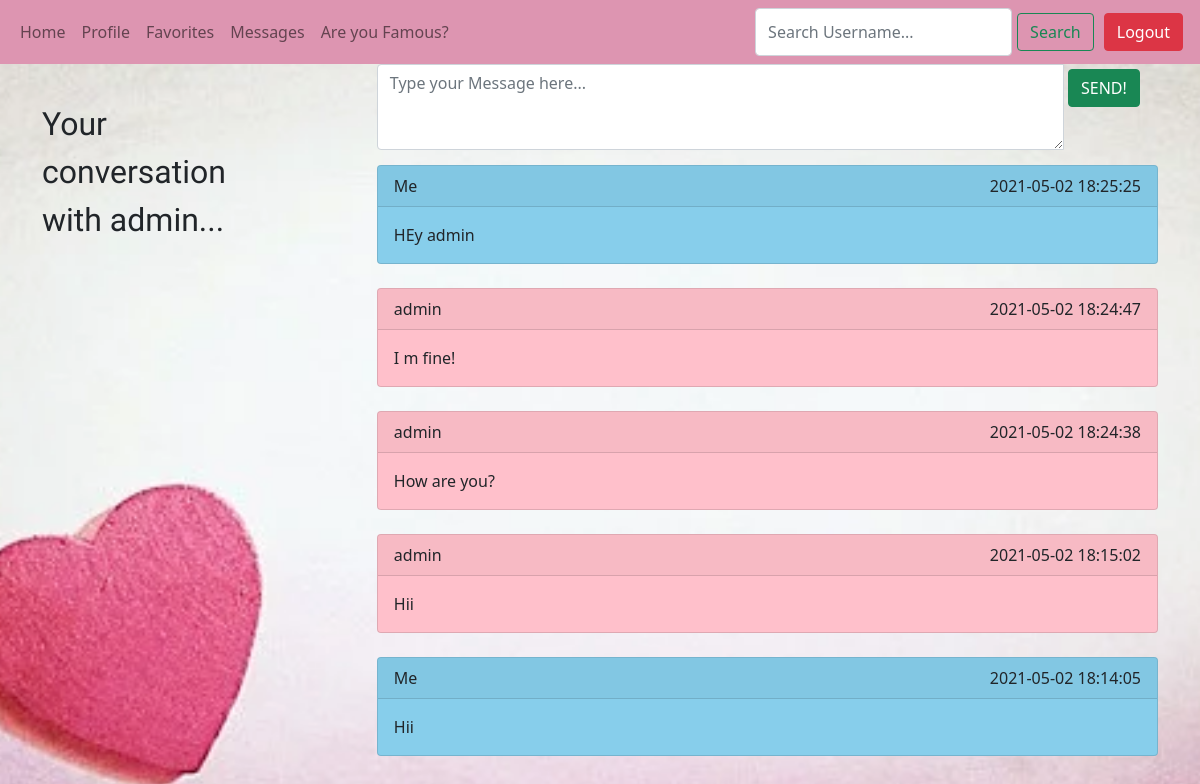
/View/chat.php?username=admin (signed in), run on the app's committed database.
### tables this page shows
CREATE TABLE `chat` (
  `id` int(11) NOT NULL,
  `message` text NOT NULL,
  `senderID` int(11) NOT NULL,
  `receiverID` int(11) NOT NULL,
  `time` datetime NOT NULL,
  `seen` tinyint(1) NOT NULL,
  `type` varchar(20) NOT NULL
);

CREATE TABLE `users` (
  `uid` int(11) NOT NULL,
  `username` varchar(255) NOT NULL,
  `email` varchar(20) NOT NULL,
  `password` varchar(255) NOT NULL,
  `gender` varchar(20) NOT NULL,
  `age` int(200) NOT NULL,
  `city` varchar(100) NOT NULL,
  `membership` varchar(50) NOT NULL,
  `fav` varchar(1000) NOT NULL,
  `bio` text NOT NULL,
  `image` varchar(50) NOT NULL,
  `winks` int(11) NOT NULL
);

### Model/database.php (called while the page is built, shortened)
<?php
require_once "users.php";
require_once "chat.php";
class database
{
    private PDO $connection;
    public function __construct()
    {
        try {
            $this->connection = new PDO(Database::connectionString, Database::username, Database::password);
            $this->connection->setAttribute(PDO::ATTR_ERRMODE, PDO::ERRMODE_EXCEPTION);
        } catch (PDOException $exception) {
            die("Connection failed: {$exception->getMessage()}");
        }
    }
    public function displayMessages(int $senderID, int $receiverID)
    {
        try {
            $query = "SELECT * FROM chat WHERE (receiverID = '{$senderID}' AND senderID = '{$receiverID}') OR (receiverID = '$receiverID' AND senderID = '$senderID') AND type='message' ORDER BY time DESC";
            $result = $this->connection->prepare($query);
            $result->execute();
            $result->setFetchMode(PDO::FETCH_ASSOC);
            $chat = array();
            foreach ($result->fetchAll() as $row) {
                $chats = new chat($row['id'], $row['message'], $row['senderID'], $row['receiverID'], $row['time'], $row['seen'], $row['type']);
                array_push($chat, $chats);
            }
            return $chat;
        } catch (PDOException $exception) {
            echo "ERROR : {$exception->getMessage()}";
        }
    }
    public function profileUid(int $uid)
    {
        try {
            $query = "select * from users where uid = '{$uid}'";
            $statement = $this->connection->prepare($query);
            $statement->execute();
            $statement->setFetchMode(PDO::FETCH_ASSOC);
            foreach ($statement->fetchAll() as $row) {
                $users = new users($row['uid'], $row['username'], $row['email'], $row['password'], $row['gender'], $row['age'], $row['city'], $row['membership'], $row['fav'], $row['bio'], $row['image'], $row['winks']);
                return $users;
            }
        } catch (PDOException $exception) {
            echo "ERROR : {$exception->getMessage()}";
        }
    }
    public function profileUsername(string $username)
    {
        try {
            $query = "select * from users where username = '{$username}'";
            $statement = $this->connection->prepare($query);
            $statement->execute();
            $statement->setFetchMode(PDO::FETCH_ASSOC);
            foreach ($statement->fetchAll() as $row) {
                $users = new users($row['uid'], $row['username'], $row['email'], $row['password'], $row['gender'], $row['age'], $row['city'], $row['membership'], $row['fav'], $row['bio'], $row['image'], $row['winks']);
                return $users;
            }
        } catch (PDOException $exception) {
            echo "ERROR : {$exception->getMessage()}";
        }
    }
}

### Model/users.php (called while the page is built, shortened)
<?php
class users
{
    private $uid;
    private $username = "";
    public function __construct($uid, $username, $email, $password, $gender, $age, $city, $membership, $fav, $bio, $image, $winks)
    {
        $this->uid = $uid;
        $this->username = $username;
    }
    public function getUid()
    {
        return $this->uid;
    }
    public function getUsername()
    {
        return $this->username;
    }
}

### Model/chat.php (the view, shortened to what this page needs)
<?php
class chat
{
    private $message = "";
    private $senderID;
    private $time;
    private $seen;
    private $type;
    public function __construct($id, $message, $senderID, $receiverID, $time, $seen, $type)
    {
        $this->message = $message;
        $this->senderID = $senderID;
        $this->time = $time;
        $this->seen = $seen;
        $this->type = $type;
    }
    public function getMessage()
    {
        return $this->message;
    }
    public function getTime()
    {
        return $this->time;
    }
    public function getSeen()
    {
        return $this->seen;
    }
    public function getType()
    {
        return $this->type;
    }
    public function showMessages()
    {
        if ($this->getType() == 'message') {
            $database = new database();
            $result = $database->profileUid("$this->senderID");
            $sender = $result->getUsername();
            if ($sender == $_SESSION['username']) {
                if ($this->getSeen()) {
                    $style = 'style="background-color: skyblue;"';
                } else {
                    $style = 'style="border: 2px solid skyblue"';
                }
            } else {
                if ($this->getSeen()) {
                    $style = 'style="background-color: pink;"';
                } else {
                    $style = 'style="border: 2px solid pink"';
                }
            }
            if ($sender == $_SESSION['username']) {
                echo '<div class="card"' . $style . '>';
                echo '<div class="card-header">Me<span class="float-end">' . $this->getTime() . '</span></div>';
                echo '<div class="card-body"><p class="card-text">' . $this->getMessage() . '</p></div>';
                echo '</div>';
                echo '<br />';
            } else {
                echo '<div class="card"' . $style . '>';
                echo '<div class="card-header">' . $sender . '<span class="float-end">' . $this->getTime() . '</span></div>';
                echo '<div class="card-body"><p class="card-text">' . $this->getMessage() . '</p></div>';
                echo '</div>';
                echo '<br />';
            }
        }
    }
}

### View/chat.php (shortened to what this page needs)
<?php
require_once '../Controller/config.php';
require_once '../Model/database.php';
require_once '../Model/users.php';
$uid = $_SESSION['uid'];
$database = new Database();
$foundUser = $database->profileUid("$uid");
$username = $foundUser->getUsername();
?>
<!DOCTYPE html>
<html lang="en">
<head>
    <link href="https://cdn.jsdelivr.net/npm/bootstrap@5.0.0-beta3/dist/css/bootstrap.min.css" rel="stylesheet"
>
    <link rel="stylesheet" href="css/chat.css">
</head>
<body>
<header>
    <nav class="navbar navbar-expand-lg navbar-light" style="background-color:#dd95b1 ;">
        <div class="container-fluid">
            <div class="collapse navbar-collapse" id="navbarSupportedContent">
                <ul class="navbar-nav me-auto mb-2 mb-lg-0">
                    <li class="nav-item">
                        <a class="nav-link" href="welcome.php">Home</a>
                    </li>
                    <li class="nav-item">
                        <a class="nav-link" href="profile.php?uid=<?php echo $_SESSION['uid']; ?>">Profile</a>
                    </li>
                    <li class="nav-item">
                        <a class="nav-link" href="favorite.php">Favorites</a>
                    </li>
                    <li class="nav-item ">
                        <a class="nav-link" href="message.php">Messages</a>
                    </li>
                    <li class="nav-item">
                        <a class="nav-link" href="famous.php">Are you Famous?</a>
                    </li>
                </ul>
                <form class="d-flex" method="GET" action="welcome.php">
                    <input class="form-control" name="search" type="search" placeholder="Search Username..."
                           aria-label="Search" id="d-flex-input" required>
                    <button class="btn btn-outline-success" id="d-flex-btn" type="submit">Search</button>
                </form>
                <a href="../Controller/logout.php" style="text-decoration: none">
                    <button class="btn btn-danger collapse navbar-collapse">Logout</button>
                </a>
            </div>
        </div>
    </nav>
</header>
<div class="container">
    <div class="left-info">
        <?php echo "<p id='welcome-me' style='font-size: 32px'>Your conversation with " . $_GET['username'] . "...</p>"; ?>
    </div>
    <div class="right-info">
        <div style="background-color: red">
            <div class="send-messages">
                <form class="form-group" method="post"
                      action="../Controller/addMessage.php?username=<?= $_GET['username'] ?>">
                    <div class="row">
                        <div class="col">
                            <div class="input-group">
                                <textarea class="form-control" name="message" id="message" rows="3"
                                          placeholder="Type your Message here..."></textarea>
                                <div class="input-group-append">
                                    <button type="submit" name="submit" class="btn btn-success">SEND!</button>
                                </div>
                            </div>
                        </div>
                    </div>
                </form>
            </div>
        </div>
        <div class="chat-messages">
            <?php
            $fromUser = $_GET['username'];
            $receiver = $database->profileUsername("$fromUser");
            $receiverID = $receiver->getUid();
            $toShow = false;
            $message = $database->displayMessages("$uid", "$receiverID");
            foreach ($message as $value) {
                if (empty($value)) {
                    $toShow = false;
                } else {
                    $toShow = true;
                }
            }
            if ($toShow) {
                foreach ($message as $value) {
                    $value->showMessages("$username", "$fromUser");
                }
            } else {
                echo '<div style="text-align: center"><h2>No Messages</h2></div>';
            }
            ?>
        </div>
    </div>
</div>
</body>
</html>

### View/css/chat.css (style rules this page uses)
* { margin: 0; padding: 0; box-sizing: border-box; }
header { position: fixed; top: 0; z-index: 999; width: 100%; }
body { margin-top: 100px; min-height: 100%; background-image: url("../images/new.png"); background-position: center; background-repeat: no-repeat; background-attachment: fixed; background-size: cover; }
.container { height: 100%; }
.left-info { height: 100vh; width: 20%; position: fixed; float:left; }
#welcome-me { font-family: "Charm", cursive; font-size: 20px; }
.right-info { min-height: 100vh; float: right; width: 70%; }
.btn { margin: 5px; }
button { margin: 5px; }
.chat-messages { margin-top: 65px; }
.send-messages { margin: auto; top: 64px ; position: fixed; z-index: 999; width: 64%; }

### data on the page
chat: time "2021-05-02 18:25:25", message "HEy admin"
chat: senderID.username "admin", time "2021-05-02 18:24:47", message "I m fine!"
chat: senderID.username "admin", time "2021-05-02 18:24:38", message "How are you?"
chat: senderID.username "admin", time "2021-05-02 18:15:02", message "Hii"
chat: time "2021-05-02 18:14:05", message "Hii"

### other printed values
$_GET['username'] "admin"
